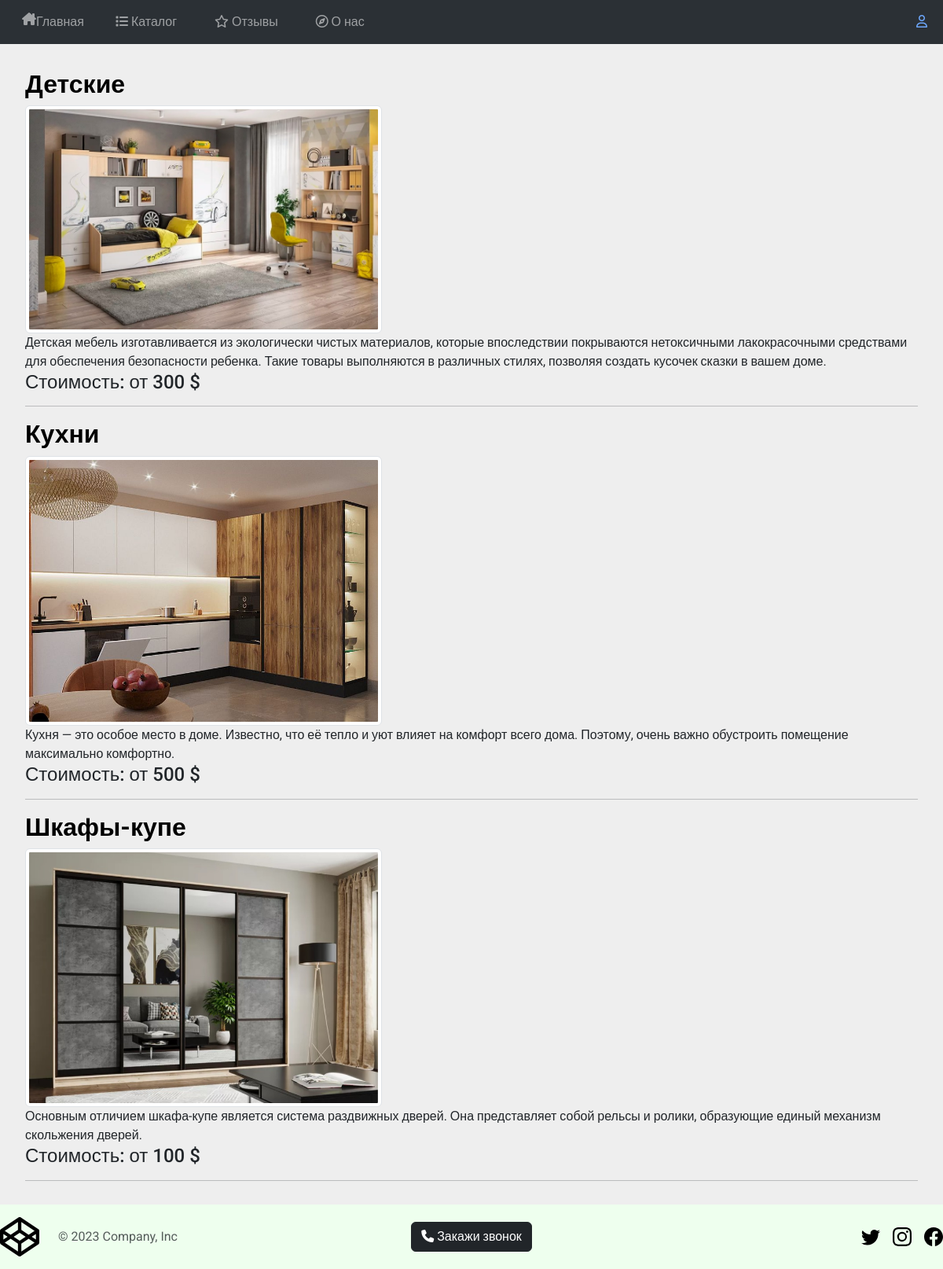
Page /catalog/ on the committed database.
### main/models.py (models this page shows, shortened)
class Catalog(models.Model):
    image = models.ImageField(upload_to='uploads')
    title = models.CharField(blank=False, max_length=30)
    content = models.TextField(blank=False)
    price = models.IntegerField(blank=False)
    class Meta:
        verbose_name = 'Product'
        verbose_name_plural = 'Products'

### main/views.py (the view)
# urls.py: path('catalog/', main_views.catalog, name='catalog'),
def catalog(request):
    tg_form = formtg(request)
    products = Catalog.objects.all()
    return render(request, 'main/catalog.html', {'products':products, 'form':tg_form})

### main/views.py (called while the page is built)
def formtg(request):
    if request.method == 'POST':
        form = Request(request.POST)
        if form.is_valid():
            user_entry = Telegram()
            user_entry.name = form.cleaned_data['name']
            user_entry.phone = form.cleaned_data['phone']
            user_entry.send_message()
            return form
        else:
            pass
    else:
        form = Request()
    return form

### main/templates/main/catalog.html (shortened to what this page needs)
{% extends 'main/layout.html' %}
{% block content %}
<div class="my-content">
    {% for p in products %}
    <a href="{% url 'product' p.id %}" style="text-decoration: none; color: black;">
        <h2><b>{{p.title}}</b></h2>
    </a>
    <a href="{% url 'product' p.id %}"><img width="40%" src="{{p.image.url}}" alt="" class="img-thumbnail">
    </a>
    <div>
        {{p.content}}
    </div>
    <h4>Стоимость: от {{p.price}} $</h4>
    <hr>
    {% endfor %}
</div>
{% endblock %}

### main/templates/main/layout.html (shortened to what this page needs)
{% load static %}
<!DOCTYPE html>
<html lang="en">
<head>
    <link rel="stylesheet" href="{% static 'main/css/bootstrap.min.css' %}">
    <link rel="stylesheet" href="{% static 'main/css/mystyle.css' %}">
</head>
<body style="font-family: 'Roboto', sans-serif; background-color: rgb(238, 238, 238);">
    <nav class="navbar navbar-expand-lg bg-body-tertiary" data-bs-theme="dark">
        <div class="container-fluid">
            <a class="nav-link navbar-nav my-margin-header" href="{% url 'home' %}"><i
                    class="fa-solid fa-house-chimney"></i> Главная</a>
            <div class="collapse navbar-collapse" id="navbarNav">
                <ul class="navbar-nav">
                    <li class="nav-item">
                        <a class="nav-link my-margin-header" aria-current="page" href="{% url 'catalog' %}"><i
                                class="fa-solid fa-list"></i> Каталог</a>
                    </li>
                    <li class="nav-item">
                        <a class="nav-link my-margin-header" href="{% url 'reviews' %}"><i
                                class="fa-regular fa-star"></i> Отзывы
                        </a>
                    </li>
                    <li class="nav-item">
                        <a class="nav-link my-margin-header" href="{% url 'about' %}"><i
                                class="fa-regular fa-compass"></i> О нас</a>
                    </li>
                </ul>
                <ul class="navbar-nav ms-auto">
                    <li class="nav-link">
                        {% if user.is_authenticated %}
                            {{ user.get_username }}
                            <a href="{% url 'logout' %}?next={{ request.path }}">Выйти</a>
                        {% else %}
                            <a href="{% url 'login' %}?next={{ request.path }}"><i class="fa-regular fa-user"></i></a>
                        {% endif %}
                    </li>
                </ul>
            </div>
        </div>
    </nav>
    {% block content %}
    {% endblock %}
    <div class="fixed-bottom">
        <footer class="d-flex flex-wrap justify-content-between align-items-center py-3">
            <div class="col-md-4 d-flex align-items-center">
                <a href="/" class="me-2 mb-md-0 text-body-secondary text-decoration-none lh-1">
                    <svg class="bi" width="50" height="50">
                        <use xlink:href="#logo" />
                    </svg>
                </a>
                <span class="mb-3 mb-md-0 text-body-secondary">&copy; 2023 Company, Inc</span>
            </div>
            <button type="button" class="btn btn-dark" data-bs-toggle="modal" data-bs-target="#TelegramModal">
                <i class="fa-solid fa-phone"></i> Закажи звонок
            </button>
            <ul class="nav col-md-4 justify-content-end list-unstyled d-flex">
                <li class="ms-3"><a class="text-body-secondary" href="https://twitter.com/?lang=ru"><svg class="bi" width="24" height="24">
                            <use xlink:href="#twitter" />
                        </svg></a></li>
                <li class="ms-3"><a class="text-body-secondary" href="https://www.instagram.com/"><svg class="bi" width="24" height="24">
                            <use xlink:href="#instagram" />
                        </svg></a></li>
                <li class="ms-3"><a class="text-body-secondary" href="https://www.facebook.com/?locale=ru_RU"><svg class="bi" width="24" height="24">
                            <use xlink:href="#facebook" />
                        </svg></a></li>
            </ul>
        </footer>
    </div>
</body>
</html>

### main/static/main/css/mystyle.css (style rules this page uses)
.my-content { margin: 1em; padding: 1em 1em 5em; }
.my-margin-header { margin: 0 1em; }
.fixed-bottom { background-color: rgb(238, 280, 238); }

### rows in the picture
Catalog: title "Детские", image (picture), content "Детская мебель изготавливается из экологически чистых материалов, которые впоследствии покрываются нетоксичными лакокрасочными средствами для обеспечения безопасности ребенка. Такие товары выполняются в различных стилях, позволяя создать кусочек сказки в вашем доме.", price "300"
Catalog: title "Кухни", image (picture), content "Кухня — это особое место в доме. Известно, что её тепло и уют влияет на комфорт всего дома. Поэтому, очень важно обустроить помещение максимально комфортно.", price "500"
Catalog: title "Шкафы-купе", image (picture), content "Основным отличием шкафа-купе является система раздвижных дверей. Она представляет собой рельсы и ролики, образующие единый механизм скольжения дверей.", price "100"
